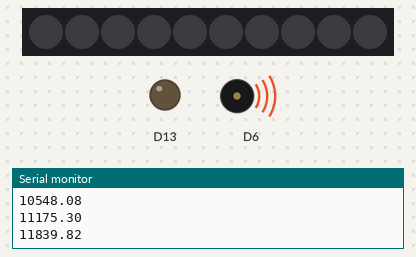
A sketch run on a simulated Adafruit Circuit Playground Express. Shown: 10 RGB LEDs in strip order, left to right, output pins drawn as LEDs (lit = HIGH), buzzer (waves = sounding), the last lines printed to the serial monitor. Random numbers use the default seed unless the sketch sets one.

Above: at 0.2 s.
At 39.0 s:
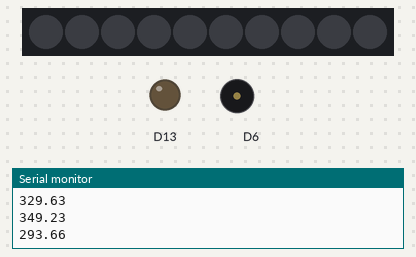
Timing chart, 0 to 40.0 s (numbered marks = the images above):
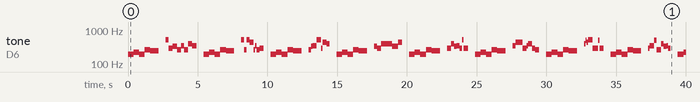

Measured:
- by itself, tone on D6: plays 195 Hz for 0.40 s, 220 Hz for 0.40 s, 195 Hz for 0.40 s, 261 Hz for 0.40 s, 246 Hz for 0.60 s, 523 Hz for 0.20 s … (99 notes in this stretch)

The sketch:

FunWitPitches.ino
```cpp
/*
*   Author: Chet Udell, 2023
*   Example calculates MIDI pitch frequencies for playback on speaker
*   Uses a 2D array to store MIDI-duration in millisecond pairs to form a Melody
*   Use a for loop to sequentially play through the melody array
*/

#include <Adafruit_CircuitPlayground.h>
#include <AsyncDelay.h>

float midi[127];
int A_four = 440; // a is 440 hz...

// Arrays to store Scale MIDI pitch sequence
int c_major[8] = {60, 62, 64, 65, 67, 69, 71, 72}; // c_major scale on C4
int c_minor[8] = {60, 62, 63, 65, 67, 68, 70, 72}; // c_minor scale on C4

// Example of 2D Array
// First number is how many notes your melody will play
// Second number is how many elements of data will be stored for each note, 2 (MIDI pitch, Duration in milliseconds)
int song[6][2] = {
    {55, 200},  // song[0][0]], song[0][1]]
    {55, 200},  // song[1][0]], song[1][1]]
    {57, 400},  // song[2][0]], song[2][1]]
    {55, 400},  // song[3][0]], song[3][1]]
    {60, 400},  // song[4][0]], song[4][1]]
    {59, 600},  // song[5][0]], song[5][1]]
//  {127, 200},  // 127 will result in a frequency too high for the speaker to play, resulting in silence. You can use this as a "rest" or blank space in your melody
  };

void setup() {
  Serial.begin(9600);
  CircuitPlayground.begin();
  generateMIDI(); // Custom function for calculating and storing the frequency value associated for each MIDI pitch number
}

void loop() {

  // Step through 2D array, setting
  for(int i = 0; i < sizeof(song) / sizeof(song[0]); i++) // Calculate how many rows are in the array using: sizeof(song) / sizeof(song[0])
  {
    CircuitPlayground.playTone(midi[song[i][0]], song[i][1]);
    Serial.println(midi[song[i][0]]);
    delay(1);
  }

  delay(500); // End of Phrase

   // Add a for loop that plays 8 random notes from the c_major scale array, at random durations of 100, 200, 300, or 400 ms
  for(int i = 0; i < sizeof(c_major) / sizeof(int); i++) // Calculate how many rows are in the array using: sizeof(array) / sizeof(array[0])
  {
    int randomIndex = random(sizeof(c_major) / sizeof(int));  // Create a random number between 0 and size of scale array-1
    int randomDur = random(1,4);
    CircuitPlayground.playTone(midi[c_major[randomIndex]], randomDur*100); // note randomly from scale array, play random duration of 100, 200, 300, or 400
    Serial.println(midi[c_major[randomIndex]]);
    delay(1);
  }

  delay(500); // End of Phrase
}

void generateMIDI()
{
  for (int x = 0; x < 127; ++x)
  {
    midi[x] = (A_four / 32.0) * pow(2.0, ((x - 9.0) / 12.0));
    Serial.println(midi[x]);
  }
}

void CowBell(int awesomeness)
{
    int x = awesomeness;
}
```
